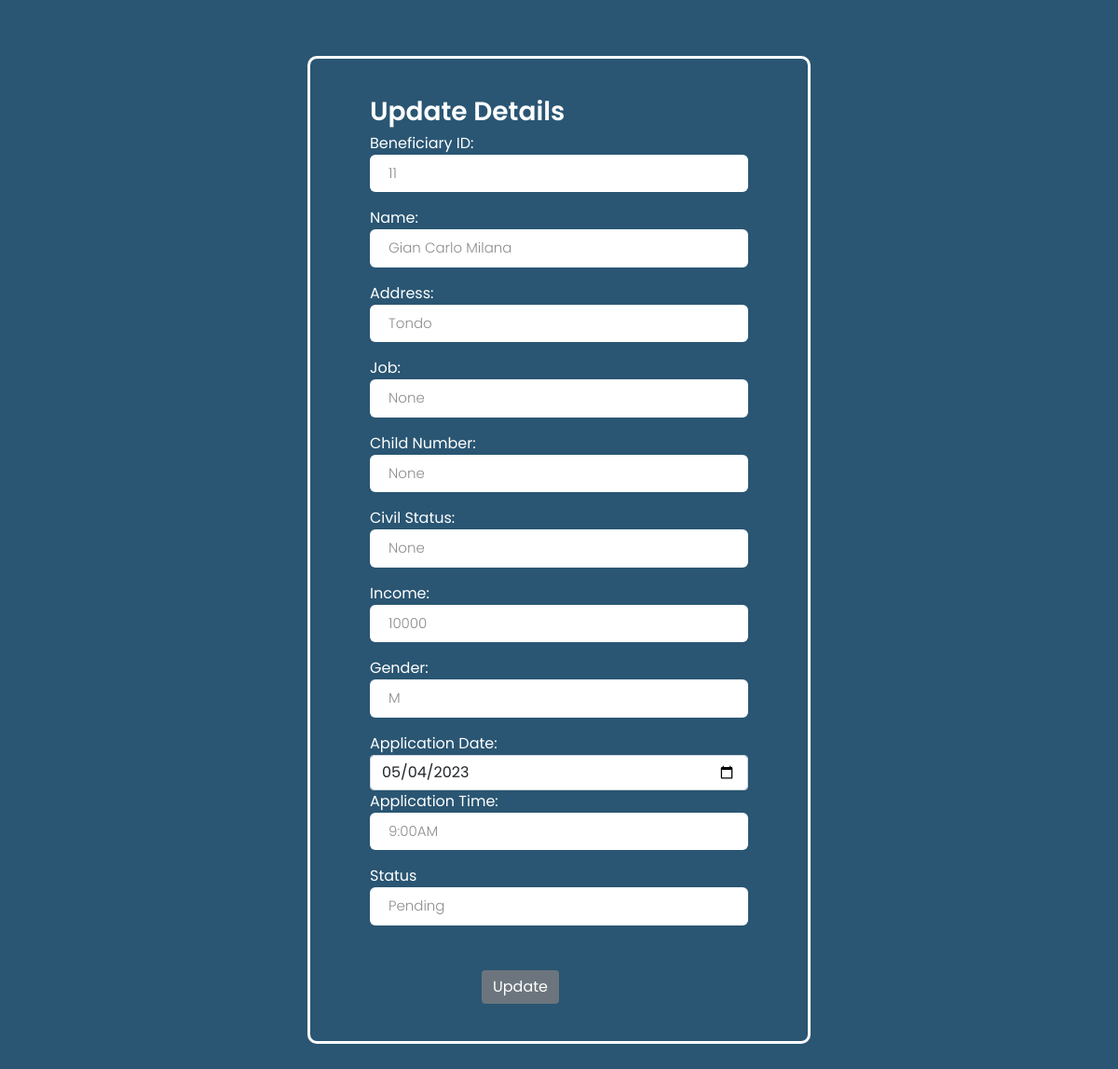
Before: /edit/11 with the older database file.
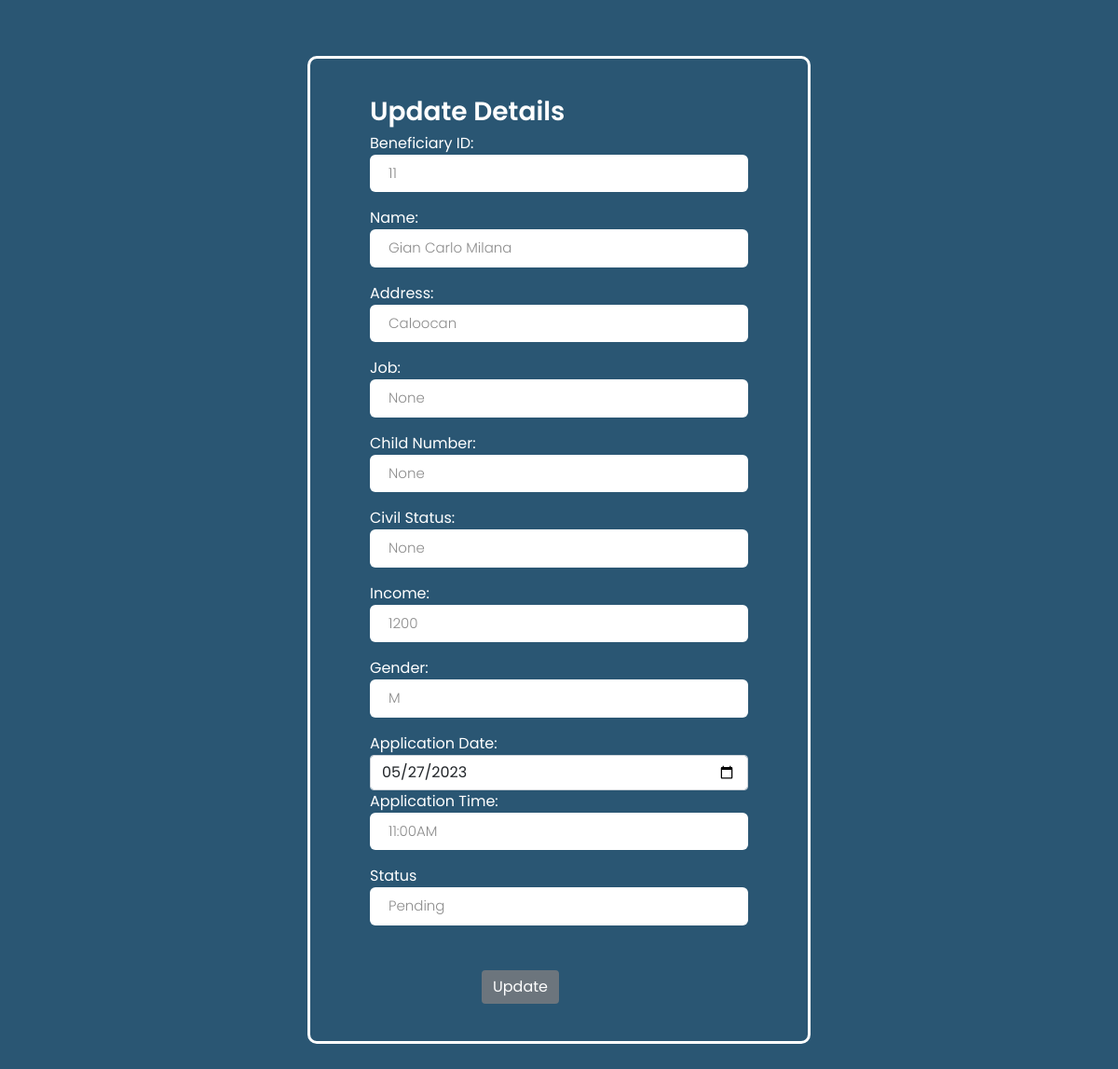
After: the same page with the newer database file.
### myapp/models.py (models this page shows, shortened)
class Applicant(models.Model):
    GENDER_CHOICES = (
        ('M', 'Male'),
        ('F', 'Female')
    )
    TIME_CHOICES = (
        ('8:00AM', '8:00AM'),
        ('9:00AM', '9:00AM'),
        ('10:00AM', '10:00AM'),
        ('11:00AM', '11:00AM'),
        ('12:00PM', '12:00PM'),
        ('1:00PM', '1:00PM'),
        ('2:00PM', '2:00PM'),
        ('3:00PM', '3:00PM'),
        ('4:00PM', '4:00PM'),
        ('5:00PM', '5:00PM'),
    )
    CIVIL_STATUS = (
        ('Single', 'Single'),
        ('Married', 'Married'),
        ('Divorced', 'Divorced'),
        ('Separated', 'Separated'),
        ('Widowed', 'Widowed'),
        ('Never Married', 'Never Married'),
    )
    name = models.CharField(max_length=250)
    address = models.CharField(max_length=250)
    job = models.CharField(max_length=250, null=True)
    income = models.CharField(max_length=200)
    childNumber = models.CharField(max_length=200, null=True)
    civilStatus = models.CharField(max_length=200, null=True)
    gender = models.CharField(max_length=5, choices=GENDER_CHOICES)
    appdate = models.CharField(max_length=20)
    apptime = models.CharField(max_length=20, choices=TIME_CHOICES)
    image = models.ImageField(upload_to='applicant_pics/covers', null=True, blank=True)
    status = models.CharField(max_length=250, null=True, blank=True)

### myapp/views.py (the view)
# urls.py: path('edit/<int:id>', views.edit, name='edit'),
def edit(request, id):
    applicant = Applicant.objects.get(id=id)
    return render(request,'edit.html', {'applicant':applicant})

### myapp/templates/edit.html (shortened to what this page needs)
<!DOCTYPE html>
<html lang="en">
<head>
    <link href="https://cdn.jsdelivr.net/npm/bootstrap@5.0.2/dist/css/bootstrap.min.css" rel="stylesheet">
</head>
<body>
<div class="container">
    <div class="form-body">
        <div class="row">
            <div class="form-holder">
                <div class="form-content">
                    <div class="form-items">
                        <form method="POST" class="post-form" action="/update/{{applicant.id}}">
                            <div class="container">
                                <div class="col-12">
                                    <h3>Update Details</h3>
                                </div>
                                <div class="col-md-12">
                                    <label>Beneficiary ID:</label>
                                    <input type="text" class="form-control" name="id" id="id" required maxlength="20" value="{{ applicant.id }}"/>
                                </div>
                                <div class="col-md-12">
                                    <label>Name:</label>
                                    <input type="text" class="form-control" name="name" id="name" required maxlength="100" value="{{ applicant.name }}" />
                                </div>
                                <div class="col-md-12">
                                    <label>Address:</label>
                                    <input type="text" class="form-control" name="address" id="address" required maxlength="15" value="{{ applicant.address }}" />
                                </div>
                                <div class="col-md-12">
                                    <label>Job:</label>
                                    <input type="text" class="form-control" name="job" id="job" required maxlength="15" value="{{ applicant.job }}" />
                                </div>
                                <div class="col-md-12">
                                    <label>Child Number:</label>
                                    <input type="text" class="form-control" name="childNumber" id="childNumber" required maxlength="15" value="{{ applicant.childNumber }}" />
                                </div>
                                <div class="col-md-12">
                                    <label>Civil Status:</label>
                                    <input type="text" class="form-control" name="civilStatus" id="civilStatus" required maxlength="15" value="{{ applicant.civilStatus }}" />
                                </div>
                                <div class="col-md-12">
                                    <label>Income:</label>
                                    <input type="text" class="form-control" name="income" id="income" required maxlength="15" value="{{ applicant.income }}" />
                                </div>
                                <div class="col-md-12">
                                    <label>Gender:</label>
                                    <input type="text" class="form-control" name="gender" id="gender" required maxlength="15" value="{{ applicant.gender }}" />
                                </div>
                                <div class="col-md-12">
                                    <label>Application Date:</label>
                                    <input type="date" class="form-control" name="appdate" id="appdate" required maxlength="15" value="{{ applicant.appdate }}" />
                                </div>
                                <div class="col-md-12">
                                    <label>Application Time:</label>
                                    <input type="text" class="form-control" name="apptime" id="apptime" required maxlength="15" placeholder="8:00AM TO 5:00PM ONLY" value="{{ applicant.apptime }}" />
                                </div>
                                <div class="col-md-12">
                                    <label>Status</label>
                                    <input type="text" class="form-control" name="status" id="status" maxlength="15" value="{{ applicant.status }}" />
                                </div>
                                <div class="form-button mt-5">
                                    <button type="submit" class="btn btn-primary" style="margin-left: 120px;">Update</button>
                                </div>
                            </div>
                        </form>
                    </div>
                </div>
            </div>
        </div>
    </div>
</div>
</body>
</html>

### myapp/templates/edit.html (style rules this page uses)
*, body { font-family: 'Poppins', sans-serif; font-weight: 400; -webkit-font-smoothing: antialiased; text-rendering: optimizeLegibility; -moz-osx-font-smoothing: grayscale; }
html, body { height: 100%; background-color: #2a5673; }
.form-holder { display: flex; flex-direction: column; justify-content: center; align-items: center; text-align: center; min-height: 100vh; }
.form-holder .form-content { position: relative; text-align: center; display: -webkit-box; display: -moz-box; display: -ms-flexbox; display: -webkit-flex; display: flex; -webkit-justify-content: center; justify-content: center; -webkit-align-items: center; align-items: center; padding: 60px; }
.form-content .form-items { border: 3px solid #fff; padding: 40px; display: inline-block; width: 100%; min-width: 540px; -webkit-border-radius: 10px; -moz-border-radius: 10px; border-radius: 10px; text-align: left; -webkit-transition: all 0.4s ease; transition: all 0.4s ease; }
.form-content h3 { color: #fff; text-align: left; font-size: 28px; font-weight: 600; margin-bottom: 5px; }
.form-content label, .was-validated .form-check-input:invalid~.form-check-label, .was-validated .form-check-input:valid~.form-check-label { color: #fff; }
.form-content input[type=text], .form-content input[type=password], .form-content input[type=email], .form-content select { width: 100%; padding: 9px 20px; text-align: left; border: 0; outline: 0; border-radius: 6px; background-color: #fff; font-size: 15px; font-weight: 300; color: #8D8D8D; -webkit-transition: all 0.3s ease; transition: all 0.3s ease; margin-bottom: 16px; }
.btn-primary { background-color: #6C757D; outline: none; border: 0px; box-shadow: none; }

Changed rows visible on the page:
changed Applicant "Gian Carlo Milana": address "Tondo" → "Caloocan"; income "10000" → "1200"; appdate "05/04/2023" → "05/27/2023"; apptime "9:00AM" → "11:00AM"
